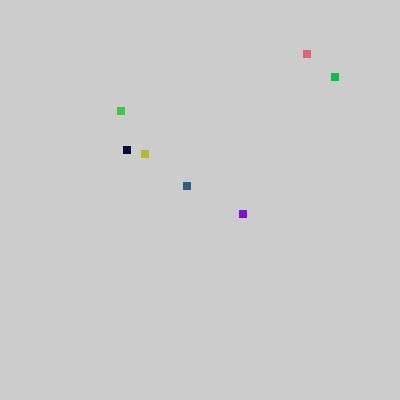
Frame 1 (no input)
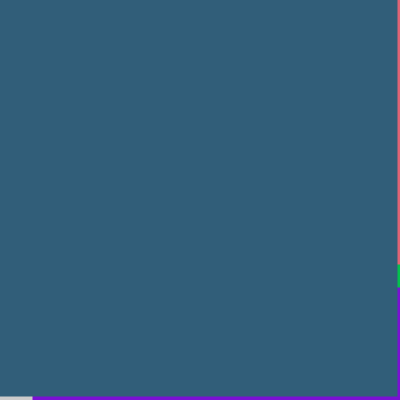
Frame 60 (the mouse pressed at the canvas centre just before this capture)
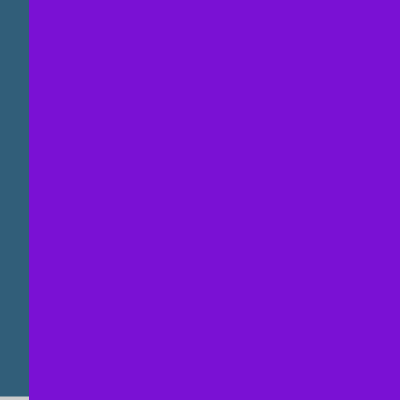
Frame 120 (the mouse held since frame 60 and released just before this capture)

The Processing sketch that drew these frames (run headless with seeded random() and noise(); from frame 60 on, the mouse is pressed at the canvas centre):

// Processing sketch: processing_146442
// ── processing_146442.pde

// copyright 2014 Jacklynn Pham
// ICE #22
/*
   THIS DOES NOT COMPILE
 Finish the two methods that initialize the float and
 color arrays.
 */
 
final int MAX_FIGS = 7;
 
float  [ ] xVals;
float  [ ] yVals;
//float  [ ] dimVals;
float  [ ] deltaDimVals;
float dimVals;
 
color  [ ] colorVals;
 
void setup( )
{
  size( 400, 400 );
  noStroke( );
  rectMode( CENTER );
  frameRate( 24 );
  smooth( );
  
  dimVals = 1;
 
  xVals        = new float[ MAX_FIGS ];
  initFloatArray( xVals, 50, width-50 );
 
  yVals        = new float[ MAX_FIGS ];
  initFloatArray( yVals, 50, height-50 );
 
 // dimVals      = new float[ MAX_FIGS ];
 // initFloatArray( dimVals, 1, 5 );
 
  deltaDimVals = new float[ MAX_FIGS ];
  initFloatArray( deltaDimVals, 1, 5 );
 
  colorVals    = new color[ MAX_FIGS ];
  initColorArray( colorVals );
}
 
void initFloatArray ( float [ ] anyIntArray, int minVal, int maxVal )
{
  for ( int i = 0; i < anyIntArray.length; i++)
  {
    anyIntArray[ i ] = int( random( minVal, maxVal) );
  }
}
 
 
void initColorArray( color [] colorVals )
{
  for (int i = 0; i < colorVals.length; i++)
  colorVals [i] = color( random( 255 ), random( 255 ), random( 255 ) );
}
 
void draw( )
{
  //background( 0 );
  growFigures( );
  drawFigures( );
}
 
void growFigures( )
{ 
  for ( int i = 0; i < xVals.length; i++)
  {
   // dimVals[i] += deltaDimVals[i];
   dimVals++;
//    if ( dimVals[i] > width )
//    {
//      xVals[i] = random( width );
//      yVals[i] = random( height  );
//      //deltaDimVals[i] = random( 3, 10 );
//      dimVals[i] = 0;
//      colorVals[i] = color( random( 255 ), random( 255 ), random( 255 ) );
//    }
  }
}
 
void drawFigures( )
{
  for ( int i = 0; i < xVals.length; i++)
  {
    fill( colorVals[i] );
      rect( xVals[i], yVals[i], dimVals, dimVals );
      if (mousePressed == true) {
        dimVals=0;
      }
  }
}
